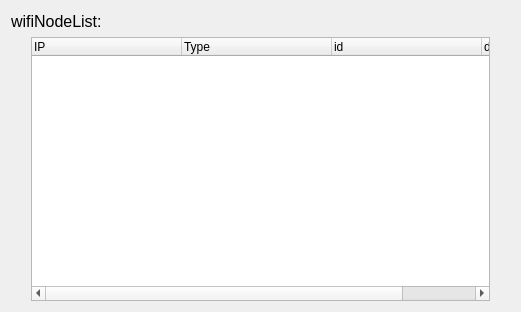
<?xml version="1.0" encoding="UTF-8"?>
<ui version="4.0">
 <class>WifiNet</class>
 <widget class="QWidget" name="WifiNet">
  <property name="geometry">
   <rect>
    <x>0</x>
    <y>0</y>
    <width>521</width>
    <height>312</height>
   </rect>
  </property>
  <property name="windowTitle">
   <string>温湿度</string>
  </property>
  <layout class="QVBoxLayout" name="verticalLayout">
   <item>
    <layout class="QHBoxLayout" name="horizontalLayout">
     <item>
      <widget class="QLabel" name="label">
       <property name="font">
        <font>
         <pointsize>12</pointsize>
        </font>
       </property>
       <property name="text">
        <string>wifiNodeList:</string>
       </property>
      </widget>
     </item>
     <item>
      <spacer name="horizontalSpacer">
       <property name="orientation">
        <enum>Qt::Horizontal</enum>
       </property>
       <property name="sizeHint" stdset="0">
        <size>
         <width>268</width>
         <height>20</height>
        </size>
       </property>
      </spacer>
     </item>
    </layout>
   </item>
   <item>
    <layout class="QHBoxLayout" name="horizontalLayout_2">
     <item>
      <spacer name="horizontalSpacer_2">
       <property name="orientation">
        <enum>Qt::Horizontal</enum>
       </property>
       <property name="sizeType">
        <enum>QSizePolicy::Fixed</enum>
       </property>
       <property name="sizeHint" stdset="0">
        <size>
         <width>20</width>
         <height>20</height>
        </size>
       </property>
      </spacer>
     </item>
     <item>
      <widget class="QTreeWidget" name="nodeList">
       <attribute name="headerDefaultSectionSize">
        <number>150</number>
       </attribute>
       <column>
        <property name="text">
         <string>IP</string>
        </property>
       </column>
       <column>
        <property name="text">
         <string>Type</string>
        </property>
       </column>
       <column>
        <property name="text">
         <string>id</string>
        </property>
       </column>
       <column>
        <property name="text">
         <string>data</string>
        </property>
       </column>
      </widget>
     </item>
     <item>
      <spacer name="horizontalSpacer_3">
       <property name="orientation">
        <enum>Qt::Horizontal</enum>
       </property>
       <property name="sizeType">
        <enum>QSizePolicy::Fixed</enum>
       </property>
       <property name="sizeHint" stdset="0">
        <size>
         <width>20</width>
         <height>20</height>
        </size>
       </property>
      </spacer>
     </item>
    </layout>
   </item>
  </layout>
 </widget>
 <resources/>
 <connections/>
</ui>
